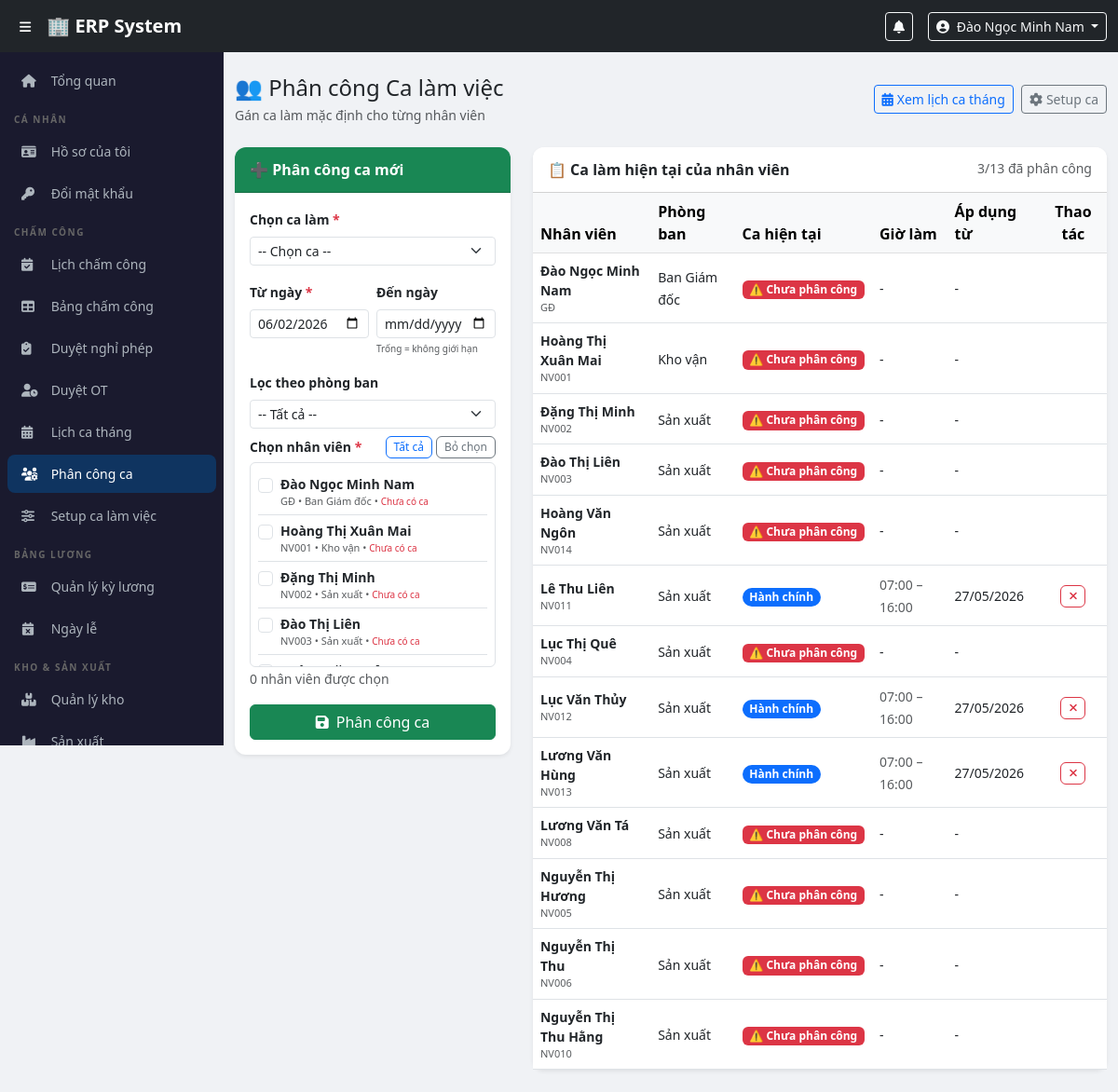
Screenshot of /modules/attendance/shift_assign.php (signed in) with the database file from the repository.
### tables this page shows
CREATE TABLE `users` (
  `id` int(11) NOT NULL,
  `employee_code` varchar(20) NOT NULL,
  `full_name` varchar(100) NOT NULL,
  `username` varchar(50) NOT NULL,
  `password_hash` varchar(255) NOT NULL,
  `email` varchar(100) DEFAULT NULL,
  `phone` varchar(20) DEFAULT NULL,
  `role_id` int(11) NOT NULL,
  `department_id` int(11) DEFAULT NULL,
  `is_active` tinyint(1) DEFAULT 1,
  `created_at` timestamp NOT NULL DEFAULT current_timestamp()
);

CREATE TABLE `departments` (
  `id` int(11) NOT NULL,
  `name` varchar(100) NOT NULL,
  `created_at` timestamp NOT NULL DEFAULT current_timestamp()
);

CREATE TABLE `work_shifts` (
  `id` int(11) NOT NULL,
  `shift_code` varchar(20) NOT NULL,
  `shift_name` varchar(100) NOT NULL,
  `start_time` time NOT NULL,
  `end_time` time NOT NULL,
  `late_threshold` int(11) DEFAULT 15,
  `break_minutes` int(11) DEFAULT 60,
  `work_hours` decimal(4,2) DEFAULT 8.00,
  `ot_multiplier` decimal(3,2) DEFAULT 1.50,
  `weekend_multiplier` decimal(3,2) DEFAULT 2.00,
  `holiday_multiplier` decimal(3,2) DEFAULT 3.00,
  `color` varchar(20) DEFAULT '#0d6efd',
  `is_active` tinyint(1) DEFAULT 1,
  `created_by` int(11) DEFAULT NULL,
  `created_at` timestamp NOT NULL DEFAULT current_timestamp()
);

CREATE TABLE `employee_shifts` (
  `id` int(11) NOT NULL,
  `user_id` int(11) NOT NULL,
  `shift_id` int(11) NOT NULL,
  `effective_date` date NOT NULL,
  `end_date` date DEFAULT NULL,
  `created_by` int(11) NOT NULL,
  `created_at` timestamp NOT NULL DEFAULT current_timestamp()
);

### config/auth.php (called while the page is built, shortened)
<?php
function currentUser() {
    return [
        'id'          => $_SESSION['user_id']   ?? null,
        'full_name'   => $_SESSION['full_name'] ?? '',
        'username'    => $_SESSION['username']  ?? '',
        'role'        => $_SESSION['role']      ?? '',
        'role_name'   => $_SESSION['role_name'] ?? '',
        'employee_code' => $_SESSION['employee_code'] ?? '',
        'department_id' => $_SESSION['department_id'] ?? null,
    ];
}
?>

### config/functions.php (called while the page is built, shortened)
<?php
function formatDate($date, $format = 'd/m/Y') {
    return date($format, strtotime($date));
}
?>

### modules/attendance/shift_assign.php (the view, shortened to what this page needs)
<?php
require_once $_SERVER['DOCUMENT_ROOT'] . '/erp/config/auth.php';
require_once $_SERVER['DOCUMENT_ROOT'] . '/erp/config/functions.php';
$pdo  = getDBConnection();
$employees = $pdo->query("
    SELECT u.id, u.full_name, u.employee_code, d.name AS dept_name, r.display_name AS role_name,
           ws.shift_name AS current_shift, ws.color AS shift_color,
           ws.start_time, ws.end_time, es.effective_date, es.id AS assign_id
    FROM users u
    LEFT JOIN departments d ON u.department_id = d.id
    LEFT JOIN roles r ON u.role_id = r.id
    LEFT JOIN employee_shifts es ON es.user_id = u.id
        AND es.effective_date <= CURDATE()
        AND (es.end_date IS NULL OR es.end_date >= CURDATE())
    LEFT JOIN work_shifts ws ON es.shift_id = ws.id
    WHERE u.is_active = 1
    ORDER BY d.name, u.full_name
")->fetchAll();
include $_SERVER['DOCUMENT_ROOT'] . '/erp/includes/header.php';
include $_SERVER['DOCUMENT_ROOT'] . '/erp/includes/sidebar.php';
?>
<div class="main-content">
<div class="container-fluid py-4">
    <div class="d-flex justify-content-between align-items-center mb-4">
        <div>
            <h4 class="mb-1">👥 Phân công Ca làm việc</h4>
            <p class="text-muted small mb-0">Gán ca làm mặc định cho từng nhân viên</p>
        </div>
        <div class="d-flex gap-2">
            <a href="/erp/modules/attendance/shift_schedule.php" class="btn btn-outline-primary btn-sm">
                <i class="fas fa-calendar-alt me-1"></i>Xem lịch ca tháng
            </a>
            <a href="/erp/modules/attendance/shift_setup.php" class="btn btn-outline-secondary btn-sm">
                <i class="fas fa-cog me-1"></i>Setup ca
            </a>
        </div>
    </div>
    <div class="row g-4">
        <div class="col-lg-4">
            <div class="card border-0 shadow-sm sticky-top" style="top:70px;">
                <div class="card-header bg-success text-white fw-bold">
                    ➕ Phân công ca mới
                </div>
                <div class="card-body">
                    <form method="POST" id="assignForm">
                        <div class="mb-3">
                            <label class="form-label fw-semibold small">Chọn ca làm <span class="text-danger">*</span></label>
                            <select name="shift_id" class="form-select form-select-sm" required id="shiftSelect">
                                <option value="">-- Chọn ca --</option>
                            </select>
                        </div>
                        <div class="row g-2 mb-3">
                            <div class="col-6">
                                <label class="form-label fw-semibold small">Từ ngày <span class="text-danger">*</span></label>
                                <input type="date" name="effective_date" class="form-control form-control-sm"
                                       value="<?= date('Y-m-d') ?>" required>
                            </div>
                            <div class="col-6">
                                <label class="form-label fw-semibold small">Đến ngày</label>
                                <input type="date" name="end_date" class="form-control form-control-sm"
                                       placeholder="Để trống = vô thời hạn">
                                <div class="form-text" style="font-size:10px;">Trống = không giới hạn</div>
                            </div>
                        </div>
                        <div class="mb-2">
                            <label class="form-label fw-semibold small">Lọc theo phòng ban</label>
                            <select class="form-select form-select-sm" id="deptFilter">
                                <option value="">-- Tất cả --</option>
                            </select>
                        </div>
                        <div class="mb-3">
                            <div class="d-flex justify-content-between align-items-center mb-1">
                                <label class="form-label fw-semibold small mb-0">Chọn nhân viên <span class="text-danger">*</span></label>
                                <div class="d-flex gap-1">
                                    <button type="button" class="btn btn-xs btn-outline-primary" onclick="selectAll(true)">Tất cả</button>
                                    <button type="button" class="btn btn-xs btn-outline-secondary" onclick="selectAll(false)">Bỏ chọn</button>
                                </div>
                            </div>
                            <div class="employee-checklist border rounded p-2" style="max-height:220px; overflow-y:auto;">
                                <?php foreach ($employees as $emp): ?>
                                <div class="form-check emp-item py-1 border-bottom"
                                     data-dept="<?= $emp['department_id'] ?? 0 ?>">
                                    <input class="form-check-input emp-checkbox" type="checkbox"
                                           name="user_ids[]" value="<?= $emp['id'] ?>"
                                           id="emp<?= $emp['id'] ?>">
                                    <label class="form-check-label small w-100" for="emp<?= $emp['id'] ?>">
                                        <div class="fw-semibold"><?= htmlspecialchars($emp['full_name']) ?></div>
                                        <div class="text-muted" style="font-size:11px;">
                                            <?= $emp['employee_code'] ?> &bull; <?= htmlspecialchars($emp['dept_name'] ?? '-') ?>
                                            <?php if ($emp['current_shift']): ?>
                                            &bull; <span class="badge" style="background:<?= $emp['shift_color'] ?>; font-size:10px;">
                                                <?= htmlspecialchars($emp['current_shift']) ?>
                                            </span>
                                            <?php else: ?>
                                            &bull; <span class="text-danger" style="font-size:10px;">Chưa có ca</span>
                                            <?php endif; ?>
                                        </div>
                                    </label>
                                </div>
                                <?php endforeach; ?>
                            </div>
                            <small class="text-muted"><span id="selectedCount">0</span> nhân viên được chọn</small>
                        </div>
                        <button type="submit" class="btn btn-success w-100"
                                onclick="return document.querySelectorAll('.emp-checkbox:checked').length > 0 || alert('Vui lòng chọn ít nhất 1 nhân viên')">
                            <i class="fas fa-save me-2"></i>Phân công ca
                        </button>
                    </form>
                </div>
            </div>
        </div>
        <div class="col-lg-8">
            <div class="card border-0 shadow-sm">
                <div class="card-header bg-white fw-bold d-flex justify-content-between">
                    <span>📋 Ca làm hiện tại của nhân viên</span>
                    <span class="text-muted small fw-normal">
                        <?= count(array_filter($employees, fn($e) => $e['current_shift'])) ?>/<?= count($employees) ?> đã phân công
                    </span>
                </div>
                <div class="card-body p-0">
                    <div class="table-responsive">
                        <table class="table table-hover align-middle mb-0">
                            <thead class="table-light">
                                <tr>
                                    <th>Nhân viên</th>
                                    <th>Phòng ban</th>
                                    <th>Ca hiện tại</th>
                                    <th>Giờ làm</th>
                                    <th>Áp dụng từ</th>
                                    <th class="text-center">Thao tác</th>
                                </tr>
                            </thead>
                            <tbody>
                            <?php foreach ($employees as $emp): ?>
                            <tr>
                                <td>
                                    <div class="fw-semibold small"><?= htmlspecialchars($emp['full_name']) ?></div>
                                    <div class="text-muted" style="font-size:11px;"><?= $emp['employee_code'] ?></div>
                                </td>
                                <td><small><?= htmlspecialchars($emp['dept_name'] ?? '-') ?></small></td>
                                <td>
                                    <?php if ($emp['current_shift']): ?>
                                    <span class="badge rounded-pill" style="background:<?= $emp['shift_color'] ?>">
                                        <?= htmlspecialchars($emp['current_shift']) ?>
                                    </span>
                                    <?php else: ?>
                                    <span class="badge bg-danger">⚠️ Chưa phân công</span>
                                    <?php endif; ?>
                                </td>
                                <td>
                                    <?php if ($emp['start_time']): ?>
                                    <small class="text-muted">
                                        <?= substr($emp['start_time'],0,5) ?> – <?= substr($emp['end_time'],0,5) ?>
                                    </small>
                                    <?php else: ?><small>-</small><?php endif; ?>
                                </td>
                                <td>
                                    <small><?= $emp['effective_date'] ? formatDate($emp['effective_date']) : '-' ?></small>
                                </td>
                                <td class="text-center">
                                    <?php if ($emp['assign_id']): ?>
                                    <form method="POST" class="d-inline">
                                        <button class="btn btn-xs btn-outline-danger"
                                                onclick="return confirm('Xóa phân công ca của <?= htmlspecialchars($emp['full_name']) ?>?')">
                                            <i class="fas fa-times"></i>
                                        </button>
                                    </form>
                                    <?php endif; ?>
                                </td>
                            </tr>
                            <?php endforeach; ?>
                            </tbody>
                        </table>
                    </div>
                </div>
            </div>
        </div>
    </div>
</div>
</div>
<?php include $_SERVER['DOCUMENT_ROOT'] . '/erp/includes/footer.php'; ?>

### includes/header.php (shortened to what this page needs)
<?php
$user = currentUser();
?>
<!DOCTYPE html>
<html lang="vi">
<head>
    <link href="https://cdn.jsdelivr.net/npm/bootstrap@5.3.0/dist/css/bootstrap.min.css" rel="stylesheet">
    <link href="https://cdnjs.cloudflare.com/ajax/libs/font-awesome/6.4.0/css/all.min.css" rel="stylesheet">
    <link href="/erp/assets/css/style.css" rel="stylesheet">
</head>
<body>
<nav class="navbar navbar-expand-lg navbar-dark bg-dark fixed-top" style="z-index:1030;">
    <div class="container-fluid">
        <button class="btn btn-sm text-white me-2" id="sidebarToggle">
            <i class="fas fa-bars"></i>
        </button>
        <a class="navbar-brand fw-bold" href="/erp/dashboard.php">🏢 ERP System</a>
        <div class="ms-auto d-flex align-items-center gap-3">
            <div class="dropdown">
                <button class="btn btn-sm btn-outline-light position-relative" data-bs-toggle="dropdown">
                    <i class="fas fa-bell"></i>
                </button>
            </div>
            <div class="dropdown">
                <button class="btn btn-sm btn-outline-light dropdown-toggle" data-bs-toggle="dropdown">
                    <i class="fas fa-user-circle me-1"></i>
                    <?= htmlspecialchars($user['full_name']) ?>
                </button>
            </div>
        </div>
    </div>
</nav>

### assets/css/style.css (style rules this page uses)
body { padding-top: 56px; background: #f0f2f5; font-family: 'Segoe UI', sans-serif; }
.main-content { margin-left: 240px; transition: margin-left 0.3s; min-height: calc(100vh - 56px); }
.card { border-radius: 12px !important; }
.card-header { border-radius: 12px 12px 0 0 !important; padding: 12px 16px; }

### modules/attendance/shift_assign.php (style rules this page uses)
.btn-xs { padding: 2px 8px; font-size: 12px; }

### rows the page displays
users: full_name "Đào Ngọc Minh Nam", employee_code "GĐ", department.name "Ban Giám đốc", shows "Chưa có ca", shows "⚠️ Chưa phân công"
users: full_name "Hoàng Thị Xuân Mai", employee_code "NV001", department.name "Kho vận", shows "Chưa có ca", shows "⚠️ Chưa phân công"
users: full_name "Đặng Thị Minh", employee_code "NV002", department.name "Sản xuất", shows "Chưa có ca", shows "⚠️ Chưa phân công"
users: full_name "Đào Thị Liên", employee_code "NV003", department.name "Sản xuất", shows "Chưa có ca", shows "⚠️ Chưa phân công"
users: full_name "Hoàng Văn Ngôn", employee_code "NV014", department.name "Sản xuất", shows "⚠️ Chưa phân công"
users: full_name "Lê Thu Liên", employee_code "NV011", department.name "Sản xuất", work_shifts.shift_name "Hành chính", work_shifts.start_time "07:00", work_shifts.end_time "16:00", employee_shifts.effective_date "27/05/2026"
users: full_name "Lục Thị Quê", employee_code "NV004", department.name "Sản xuất", shows "⚠️ Chưa phân công"
users: full_name "Lục Văn Thủy", employee_code "NV012", department.name "Sản xuất", work_shifts.shift_name "Hành chính", work_shifts.start_time "07:00", work_shifts.end_time "16:00", employee_shifts.effective_date "27/05/2026"
users: full_name "Lương Văn Hùng", employee_code "NV013", department.name "Sản xuất", work_shifts.shift_name "Hành chính", work_shifts.start_time "07:00", work_shifts.end_time "16:00", employee_shifts.effective_date "27/05/2026"
users: full_name "Lương Văn Tá", employee_code "NV008", department.name "Sản xuất", shows "⚠️ Chưa phân công"
users: full_name "Nguyễn Thị Hương", employee_code "NV005", department.name "Sản xuất", shows "⚠️ Chưa phân công"
users: full_name "Nguyễn Thị Thu", employee_code "NV006", department.name "Sản xuất", shows "⚠️ Chưa phân công"
users: full_name "Nguyễn Thị Thu Hằng", employee_code "NV010", department.name "Sản xuất", shows "⚠️ Chưa phân công"

### other values shown
count(array_filter($employees, fn($e) => $e['current_shift'])) "3"
count($employees) "13"
